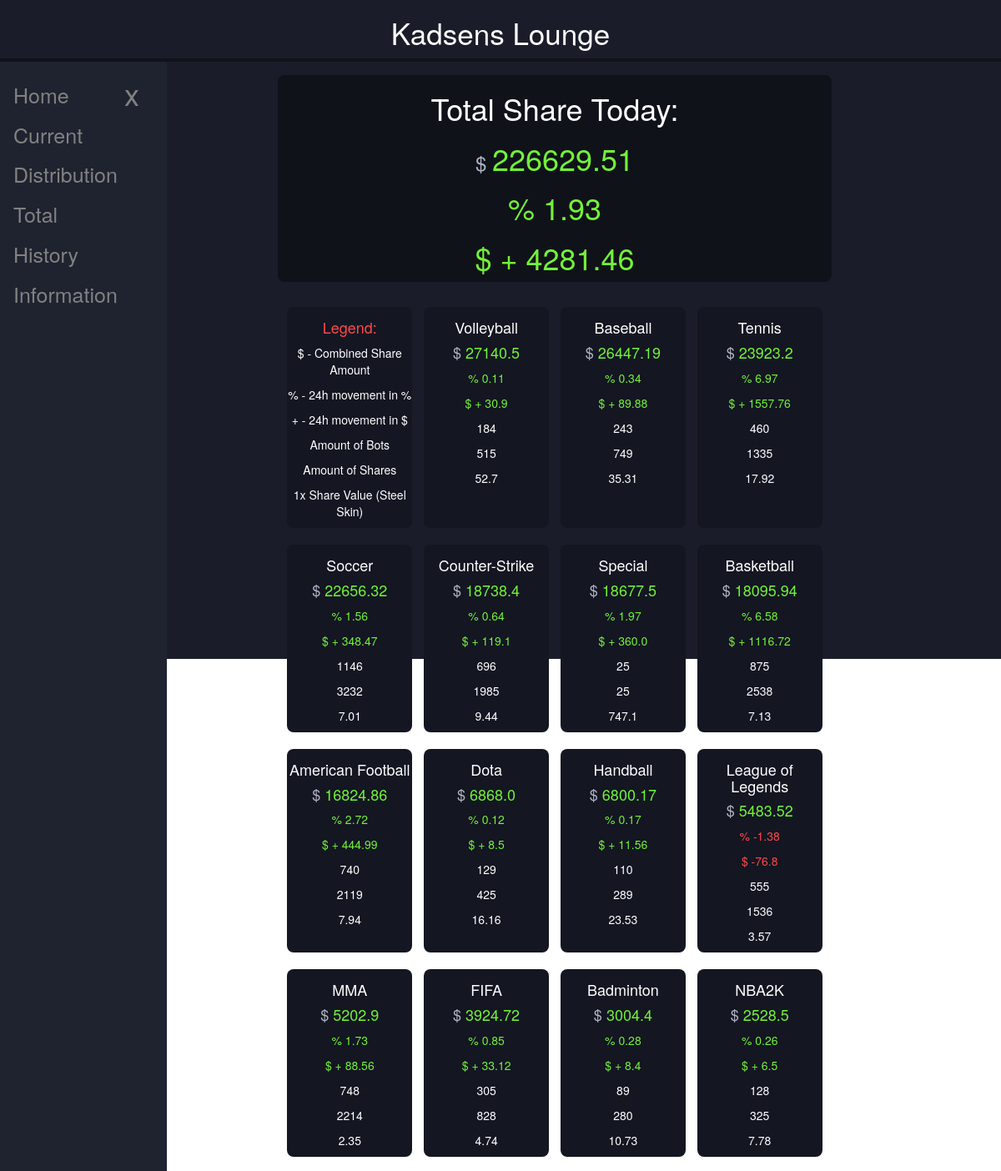
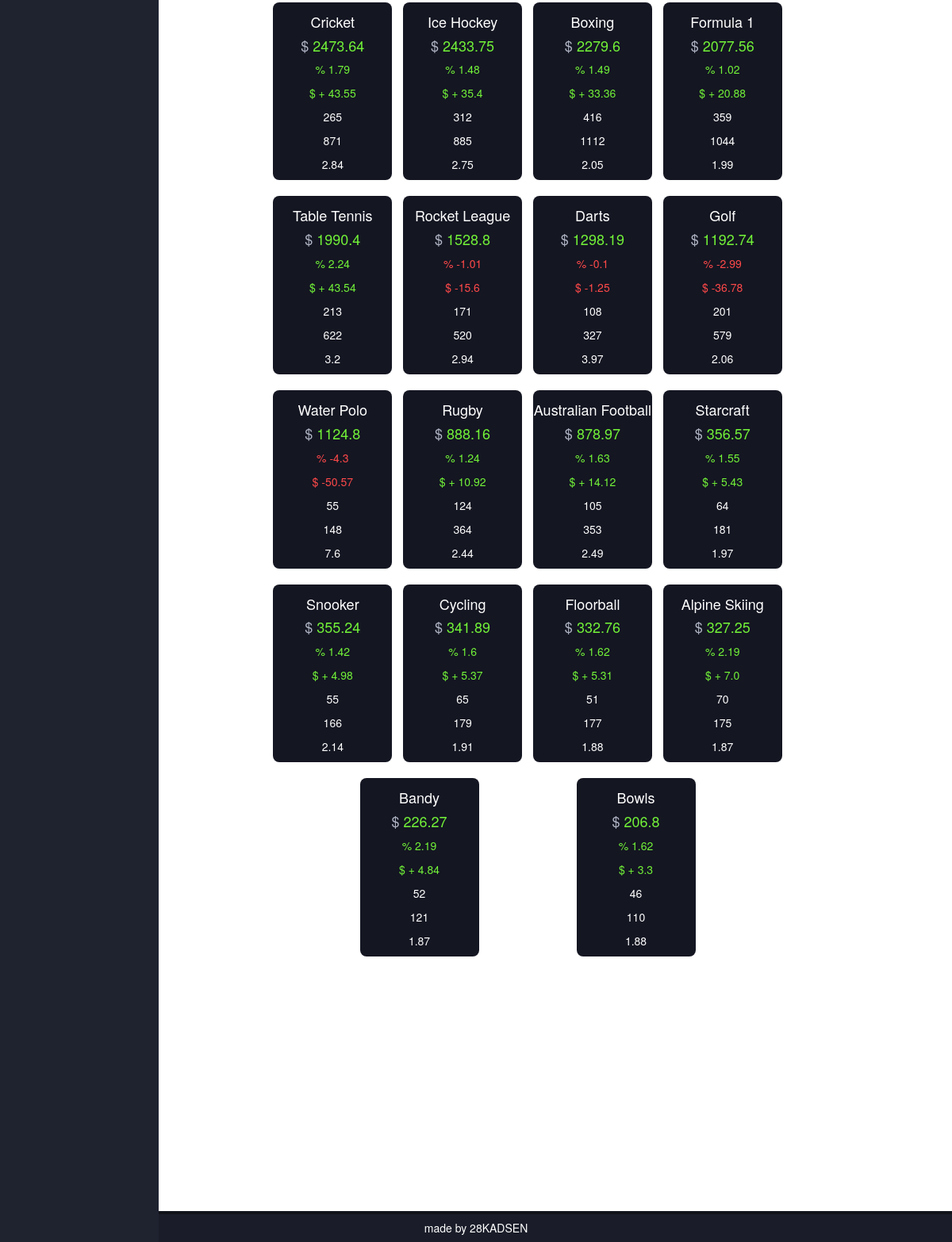
Screenshot of /share_today with the database file from the repository (2 pictures, top to bottom).
### my_project/models.py (models this page shows)
class SportsShare(db.Model):
    id = db.Column(db.Integer, primary_key=True)
    sport = db.Column(db.String)
    combined_share_value = db.Column(db.Float)
    base_share_value = db.Column(db.Float)
    share_quantity = db.Column(db.Integer)
    bots_quantity = db.Column(db.Integer)
    date = db.Column(db.Date)

### my_project/routes/sports_share.py (the view)
@app.route("/share_today")
def share_today():
    today1 = datetime.today()
    today = today1.strftime('%Y-%m-%d')
    yesterday1 = datetime.now() - timedelta(days=1)
    yesterday = yesterday1.strftime('%Y-%m-%d')
    share_data_today = SportsShare.query.filter(SportsShare.date == today).order_by(SportsShare.combined_share_value.desc()).all()
    share_data_yesterday = SportsShare.query.filter(SportsShare.date == yesterday).order_by(SportsShare.combined_share_value.desc()).all()
    change_in_dollar = {}
    change_in_percentage = {}
    base_share_value = {}
    share_quantity = {}
    bots_quantity = {}
    for today,yesterday in zip(share_data_today, share_data_yesterday):
        sport = today.sport
        change_value = today.combined_share_value -yesterday.combined_share_value
        change_percent = ((today.combined_share_value - yesterday.combined_share_value) / yesterday.combined_share_value) * 100
        change_in_percentage[sport] = round(change_percent, 2)
        change_in_dollar[sport] = round(change_value, 2)
        base_share_value[sport] = today.base_share_value
        share_quantity[sport] = today.share_quantity
        bots_quantity[sport] = today.bots_quantity
    return render_template("share_today.html", page_title="Share Today", share_data_today=share_data_today, change_in_percentage=change_in_percentage, change_in_dollar=change_in_dollar, base_share_value=base_share_value, share_quantity=share_quantity, bots_quantity=bots_quantity)

### my_project/templates/share_today.html (shortened to what this page needs)
{% extends "base.html" %}
{% block content %}
<link rel="stylesheet" href="..//static/share_today.css">
<section>
   <div class="content-container">
      <div class="sport-container">
         {% for x in share_data_today %}
            {% if x.sport == "total" %}
               <div class="total">
                  <h1>Total Share Today:</h1>
                  <h1 class="money"><span style="color:#B1B6C6; font-size: 24px; vertical-align: middle;" >$ </span>{{'%0.2f'| format(x.combined_share_value|float)}}</h1>
                  {% if change_in_percentage[x.sport] < 0 %}
                     <h1><span style="color: #FF4949;">% {{ change_in_percentage[x.sport] }}</span></h1>
                     <h1><span style="color: #FF4949;">$ {{ change_in_dollar[x.sport] }}</span></h1>
                  {% elif change_in_percentage[x.sport]  == 0 %}
                     <h1><span>% {{ change_in_percentage[x.sport] }}</span></h1>
                     <h1><span> - {{ change_in_dollar[x.sport] }}</span></h1>
                  {% else %}
                     <h1><span style="color: rgb(114, 242, 56);">% {{ change_in_percentage[x.sport] }}</span></h1>
                     <h1><span style="color: rgb(114, 242, 56);">$ + {{ change_in_dollar[x.sport] }}</span></h1>
                  {% endif %}
               </div>
            {% endif %}
         {% endfor %}
         <div class="sport">
            <h4 style="color: #FF4949;"> Legend:</h4>
            <p>$ - Combined Share Amount</p>
            <p>% - 24h movement in %</p>
            <p>+ - 24h movement in $</p>
            <p>Amount of Bots</p>
            <p>Amount of Shares</p>
            <p>1x Share Value (Steel Skin)</p>
         </div>
         {% for x in share_data_today %}
            {% if x.sport != "total" %}
            <div class="sport">
               <span>
                  <h4>{{ x.sport }}</h4>
                  <h4 class="money"><span style="color:#B1B6C6;">$ </span> {{ x.combined_share_value }}</h4>
                  {% if change_in_percentage[x.sport] < 0 %}
                     <p><span style="color: #FF4949;">% {{ change_in_percentage[x.sport] }}</span></p>
                     <p><span style="color: #FF4949;">$ {{ change_in_dollar[x.sport] }}</span></p>
                  {% elif change_in_percentage[x.sport] == 0 %}
                     <p><span>% {{ change_in_percentage[x.sport] }}</span></p>
                     <p><span> - {{ change_in_dollar[x.sport] }}</span></p>
                  {% else %}
                     <p><span style="color: rgb(114, 242, 56);">% {{ change_in_percentage[x.sport] }}</span></p>
                     <p><span style="color: rgb(114, 242, 56);">$ + {{ change_in_dollar[x.sport] }}</span></p>
                  {% endif %}
                  <p>{{ bots_quantity[x.sport] }}</p>
                  <p>{{ share_quantity[x.sport] }}</p>
                  <p>{{ base_share_value[x.sport] }}</p>
               </span>
            </div>
            {% endif %}
         {% endfor %}
      </div>
   </div>
</section>
{% endblock %}

### my_project/templates/base.html (shortened to what this page needs)
<!DOCTYPE html>
<html lang="en">
<head>
    <link rel="stylesheet" href="../static/base.css">
</head>
<body>
  <header>
    <div class="top-bar">
      <h1>Kadsens Lounge</h1>
    </div>
    <button class="openbtn" id="openbtn" onclick="openNav()">☰</button>
    <div class="sidenav" id="sidenav">
      <a href="javascript:void(0)" class="closebtn" onclick="closeNav()">x</a>
      <a href="{{ url_for('landing_page') }}">Home</a>
      <a href="{{ url_for('share_today') }}">Current</a>
      <a href="{{ url_for('share_distribution') }}">Distribution</a>
      <a href="{{ url_for('share_total') }}">Total</a>
      <a href="{{ url_for('share_history') }}">History</a>
      <a href="#">Information</a>
    </div>
  </header>
  <main>
        {% block content%}
        {% endblock %}
  </main>
</body>
<div class="footer">
  <h5>made by 28KADSEN</h5>
</div>
<link rel="stylesheet" href="https://cdn.jsdelivr.net/npm/bootstrap@3.4.1/dist/css/bootstrap.min.css">
</html>

### my_project/static/base.css (style rules this page uses)
body, html { min-height: 100%; margin: 0; padding: 0; background-color: #1A1D29; margin-bottom: 100px; }
main { min-height: 100%; width: 100%; padding-top: 70px; padding-right: 10%; background-color: rgb(26, 29, 41); }
.top-bar { color: rgb(255,255,255); text-align: center; width: 100%; height: 70px; position: fixed; top: 0; left: 0; background-color: rgb(26, 29, 41); -webkit-box-shadow: 0px 4px 0px 0px #11131A; box-shadow: 0px 4px 0px 0px #11131A; z-index: 5; }
.top-bar h1 { font-size: 2.5em; }
.sidenav { height: 100%; width: 250px; max-width: 200px; position: fixed; z-index: 1; top: 0; left: 0; background-color: #1F2330; overflow-x: hidden; padding-top: 20px; margin-top: 70px; transition: 0.5s; }
.sidenav a { padding: 6px 8px 6px 16px; text-decoration: none; font-size: 25px; color: #818181; display: block; transition: 0.3s; }
.sidenav .closebtn { position: absolute; top: 10px; right: 25px; font-size: 36px; }
.openbtn { position: fixed; left: 0px; top: 80px; font-size: 20px; cursor: pointer; background-color: #1F2330; color: white; padding: 10px 15px; border: none; }
@media screen and (min-width: 800px) { main { padding-left: 250px; } }
@media screen and (min-width: 800px) { .sidenav { width: 250px; } }
.footer { position: fixed; left: 0; bottom: 0; width: 100%; background-color: rgb(26, 29, 41); box-shadow: 0px -4px 0px 0px #11131a; color: white; text-align: center; }

### my_project/static/share_today.css (style rules this page uses)
.content-container { margin: 20px auto 50px auto; width: 80%; height: 700px; }
.total { width: 100%; background-color: #10121A; color: white; margin: auto; border-radius: 8px; text-align: center; margin-bottom: 20px; }
.sport-container { padding-bottom: 50px; width: 100%; display: flex; flex-wrap: wrap; justify-content: space-evenly; }
.sport { margin: 10px 2.5px 10px 2.5px; padding: 5px 0 0 0; background-color: #141622; color: rgb(255,255,255); width: 20%; min-width: 150px; border-radius: 8px; text-align: center; }
.money { color: rgb(114, 242, 56);; }

### rows the page displays
SportsShare: combined_share_value "226629.51", sport "1.93", sport "4281.46"
SportsShare: sport "Volleyball", combined_share_value "27140.5", sport "0.11", sport "30.9", sport "184", sport+share_quantity "515", sport+base_share_value "52.7"
SportsShare: sport "Baseball", combined_share_value "26447.19", sport "0.34", sport "89.88", sport "243", sport+share_quantity "749", sport+base_share_value "35.31"
SportsShare: sport "Tennis", combined_share_value "23923.2", sport "6.97", sport "1557.76", sport+bots_quantity "460", sport+share_quantity "1335", sport+base_share_value "17.92"
SportsShare: sport "Soccer", combined_share_value "22656.32", sport "1.56", sport "348.47", sport+bots_quantity "1146", sport+share_quantity "3232", sport+base_share_value "7.01"
SportsShare: sport "Counter-Strike", combined_share_value "18738.4", sport "0.64", sport "119.1", sport+bots_quantity "696", sport+share_quantity "1985", sport+base_share_value "9.44"
SportsShare: sport "Special", combined_share_value "18677.5", sport "1.97", sport "360.0", sport "25", sport+base_share_value "747.1"
SportsShare: sport "Basketball", combined_share_value "18095.94", sport "6.58", sport "1116.72", sport+bots_quantity "875", sport+share_quantity "2538", sport+base_share_value "7.13"
SportsShare: sport "American Football", combined_share_value "16824.86", sport "2.72", sport "444.99", sport+bots_quantity "740", sport+share_quantity "2119", sport+base_share_value "7.94"
SportsShare: sport "Dota", combined_share_value "6868.0", sport "0.12", sport "8.5", sport "129", sport+share_quantity "425", sport+base_share_value "16.16"
SportsShare: sport "Handball", combined_share_value "6800.17", sport "0.17", sport "11.56", sport "110", sport+share_quantity "289", sport+base_share_value "23.53"
SportsShare: sport "League of Legends", combined_share_value "5483.52", sport "-1.38", sport "-76.8", sport+bots_quantity "555", sport+share_quantity "1536", sport+base_share_value "3.57"
SportsShare: sport "MMA", combined_share_value "5202.9", sport "1.73", sport "88.56", sport+bots_quantity "748", sport+share_quantity "2214", sport+base_share_value "2.35"
SportsShare: sport "FIFA", combined_share_value "3924.72", sport "0.85", sport "33.12", sport+bots_quantity "305", sport+share_quantity "828", sport+base_share_value "4.74"
SportsShare: sport "Badminton", combined_share_value "3004.4", sport "0.28", sport "8.4", sport "89", sport+share_quantity "280", sport+base_share_value "10.73"
SportsShare: sport "NBA2K", combined_share_value "2528.5", sport "0.26", sport "6.5", sport "128", sport+share_quantity "325", sport+base_share_value "7.78"
SportsShare: sport "Cricket", combined_share_value "2473.64", sport "1.79", sport "43.55", sport+bots_quantity "265", sport+share_quantity "871", sport+base_share_value "2.84"
SportsShare: sport "Ice Hockey", combined_share_value "2433.75", sport "1.48", sport "35.4", sport+bots_quantity "312", sport+share_quantity "885", sport+base_share_value "2.75"
SportsShare: sport "Boxing", combined_share_value "2279.6", sport "1.49", sport "33.36", sport+bots_quantity "416", sport+share_quantity "1112", sport+base_share_value "2.05"
SportsShare: sport "Formula 1", combined_share_value "2077.56", sport "1.02", sport "20.88", sport+bots_quantity "359", sport+share_quantity "1044", sport+base_share_value "1.99"
SportsShare: sport "Table Tennis", combined_share_value "1990.4", sport "2.24", sport "43.54", sport "213", sport+share_quantity "622", sport+base_share_value "3.2"
SportsShare: sport "Rocket League", combined_share_value "1528.8", sport "-1.01", sport "-15.6", sport "171", sport+share_quantity "520", sport+base_share_value "2.94"
SportsShare: sport "Darts", combined_share_value "1298.19", sport "-0.1", sport "-1.25", sport "108", sport+share_quantity "327", sport+base_share_value "3.97"
SportsShare: sport "Golf", combined_share_value "1192.74", sport "-2.99", sport "-36.78", sport "201", sport+share_quantity "579", sport+base_share_value "2.06"
SportsShare: sport "Water Polo", combined_share_value "1124.8", sport "-4.3", sport "-50.57", sport "55", sport "148", sport+base_share_value "7.6"
SportsShare: sport "Rugby", combined_share_value "888.16", sport "1.24", sport "10.92", sport "124", sport+share_quantity "364", sport+base_share_value "2.44"
SportsShare: sport "Australian Football", combined_share_value "878.97", sport "1.63", sport "14.12", sport "105", sport+share_quantity "353", sport+base_share_value "2.49"
SportsShare: sport "Starcraft", combined_share_value "356.57", sport "1.55", sport "5.43", sport "64", sport "181", sport+base_share_value "1.97"
SportsShare: sport "Snooker", combined_share_value "355.24", sport "1.42", sport "4.98", sport "55", sport "166", sport+base_share_value "2.14"
SportsShare: sport "Cycling", combined_share_value "341.89", sport "1.6", sport "5.37", sport "65", sport "179", sport+base_share_value "1.91"
SportsShare: sport "Floorball", combined_share_value "332.76", sport "1.62", sport "5.31", sport "51", sport "177", sport+base_share_value "1.88"
SportsShare: sport "Alpine Skiing", combined_share_value "327.25", sport "2.19", sport "7.0", sport "70", sport "175", sport+base_share_value "1.87"
SportsShare: sport "Bandy", combined_share_value "226.27", sport "2.19", sport "4.84", sport "52", sport "121", sport+base_share_value "1.87"
SportsShare: sport "Bowls", combined_share_value "206.8", sport "1.62", sport "3.3", sport "46", sport "110", sport+base_share_value "1.88"
